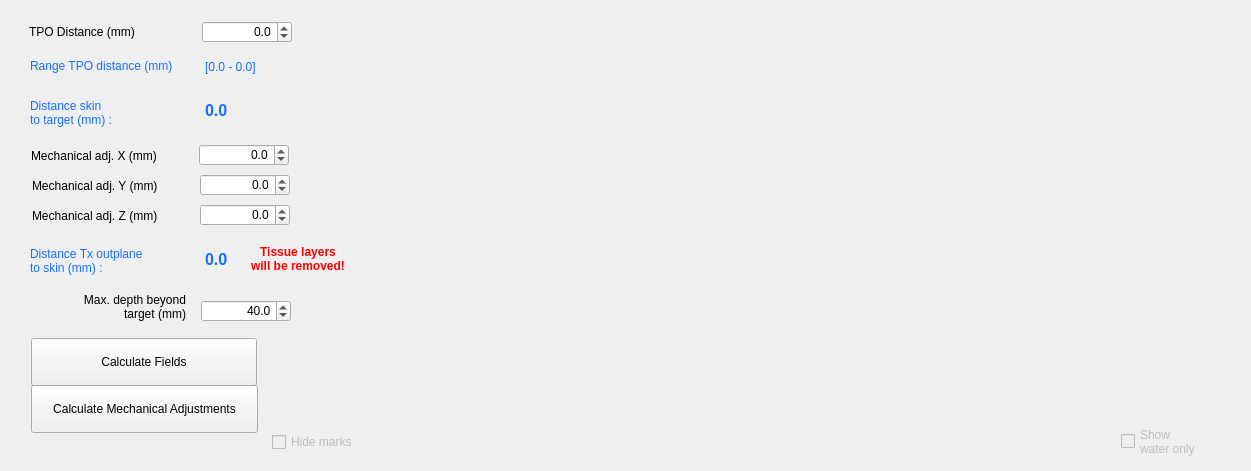
<?xml version="1.0" encoding="UTF-8"?>
<ui version="4.0">
 <class>Widget</class>
 <widget class="QWidget" name="Widget">
  <property name="geometry">
   <rect>
    <x>0</x>
    <y>0</y>
    <width>1251</width>
    <height>471</height>
   </rect>
  </property>
  <property name="windowTitle">
   <string>Widget</string>
  </property>
  <property name="styleSheet">
   <string notr="true"/>
  </property>
  <widget class="QLabel" name="label_20">
   <property name="geometry">
    <rect>
     <x>31</x>
     <y>146</y>
     <width>143</width>
     <height>20</height>
    </rect>
   </property>
   <property name="text">
    <string>Mechanical adj. X (mm)</string>
   </property>
  </widget>
  <widget class="QDoubleSpinBox" name="TPODistanceSpinBox">
   <property name="geometry">
    <rect>
     <x>202</x>
     <y>21</y>
     <width>90</width>
     <height>22</height>
    </rect>
   </property>
   <property name="alignment">
    <set>Qt::AlignRight|Qt::AlignTrailing|Qt::AlignVCenter</set>
   </property>
   <property name="decimals">
    <number>1</number>
   </property>
   <property name="minimum">
    <double>-5.000000000000000</double>
   </property>
   <property name="maximum">
    <double>5.000000000000000</double>
   </property>
   <property name="singleStep">
    <double>0.100000000000000</double>
   </property>
   <property name="value">
    <double>0.000000000000000</double>
   </property>
  </widget>
  <widget class="QLabel" name="label_19">
   <property name="geometry">
    <rect>
     <x>29</x>
     <y>22</y>
     <width>143</width>
     <height>20</height>
    </rect>
   </property>
   <property name="text">
    <string>TPO Distance (mm)</string>
   </property>
  </widget>
  <widget class="QLabel" name="DistanceSkinLabel">
   <property name="geometry">
    <rect>
     <x>205</x>
     <y>95</y>
     <width>76</width>
     <height>31</height>
    </rect>
   </property>
   <property name="font">
    <font>
     <pointsize>12</pointsize>
     <bold>true</bold>
    </font>
   </property>
   <property name="styleSheet">
    <string notr="true">color:rgb(22, 110, 255)</string>
   </property>
   <property name="text">
    <string>0.0</string>
   </property>
   <property name="textInteractionFlags">
    <set>Qt::LinksAccessibleByMouse|Qt::TextSelectableByMouse</set>
   </property>
  </widget>
  <widget class="QLabel" name="label_21">
   <property name="geometry">
    <rect>
     <x>30</x>
     <y>97</y>
     <width>150</width>
     <height>31</height>
    </rect>
   </property>
   <property name="styleSheet">
    <string notr="true">color:rgb(22, 110, 255)</string>
   </property>
   <property name="text">
    <string>Distance skin
to target (mm) :</string>
   </property>
   <property name="indent">
    <number>0</number>
   </property>
  </widget>
  <widget class="QLabel" name="label_22">
   <property name="geometry">
    <rect>
     <x>30</x>
     <y>50</y>
     <width>159</width>
     <height>31</height>
    </rect>
   </property>
   <property name="styleSheet">
    <string notr="true">color:rgb(22, 110, 255)</string>
   </property>
   <property name="text">
    <string>Range TPO distance (mm)</string>
   </property>
   <property name="indent">
    <number>0</number>
   </property>
  </widget>
  <widget class="QLabel" name="TPORangeLabel">
   <property name="geometry">
    <rect>
     <x>205</x>
     <y>55</y>
     <width>88</width>
     <height>23</height>
    </rect>
   </property>
   <property name="styleSheet">
    <string notr="true">color:rgb(22, 110, 255)</string>
   </property>
   <property name="text">
    <string>[0.0 - 0.0]</string>
   </property>
  </widget>
  <widget class="QDoubleSpinBox" name="XMechanicSpinBox">
   <property name="geometry">
    <rect>
     <x>199</x>
     <y>144</y>
     <width>90</width>
     <height>22</height>
    </rect>
   </property>
   <property name="alignment">
    <set>Qt::AlignRight|Qt::AlignTrailing|Qt::AlignVCenter</set>
   </property>
   <property name="decimals">
    <number>1</number>
   </property>
   <property name="minimum">
    <double>-5.000000000000000</double>
   </property>
   <property name="maximum">
    <double>5.000000000000000</double>
   </property>
   <property name="singleStep">
    <double>0.100000000000000</double>
   </property>
   <property name="value">
    <double>0.000000000000000</double>
   </property>
  </widget>
  <widget class="QLabel" name="label_23">
   <property name="geometry">
    <rect>
     <x>32</x>
     <y>176</y>
     <width>143</width>
     <height>20</height>
    </rect>
   </property>
   <property name="text">
    <string>Mechanical adj. Y (mm)</string>
   </property>
  </widget>
  <widget class="QDoubleSpinBox" name="YMechanicSpinBox">
   <property name="geometry">
    <rect>
     <x>200</x>
     <y>174</y>
     <width>90</width>
     <height>22</height>
    </rect>
   </property>
   <property name="alignment">
    <set>Qt::AlignRight|Qt::AlignTrailing|Qt::AlignVCenter</set>
   </property>
   <property name="decimals">
    <number>1</number>
   </property>
   <property name="minimum">
    <double>-5.000000000000000</double>
   </property>
   <property name="maximum">
    <double>5.000000000000000</double>
   </property>
   <property name="singleStep">
    <double>0.100000000000000</double>
   </property>
   <property name="value">
    <double>0.000000000000000</double>
   </property>
  </widget>
  <widget class="QLabel" name="label_24">
   <property name="geometry">
    <rect>
     <x>32</x>
     <y>206</y>
     <width>143</width>
     <height>20</height>
    </rect>
   </property>
   <property name="text">
    <string>Mechanical adj. Z (mm)</string>
   </property>
  </widget>
  <widget class="QDoubleSpinBox" name="ZMechanicSpinBox">
   <property name="geometry">
    <rect>
     <x>200</x>
     <y>204</y>
     <width>90</width>
     <height>22</height>
    </rect>
   </property>
   <property name="alignment">
    <set>Qt::AlignRight|Qt::AlignTrailing|Qt::AlignVCenter</set>
   </property>
   <property name="decimals">
    <number>1</number>
   </property>
   <property name="minimum">
    <double>-50.000000000000000</double>
   </property>
   <property name="maximum">
    <double>50.000000000000000</double>
   </property>
   <property name="singleStep">
    <double>0.100000000000000</double>
   </property>
   <property name="value">
    <double>0.000000000000000</double>
   </property>
  </widget>
  <widget class="QWidget" name="AcField_plot1" native="true">
   <property name="geometry">
    <rect>
     <x>343</x>
     <y>30</y>
     <width>868</width>
     <height>381</height>
    </rect>
   </property>
  </widget>
  <widget class="QLabel" name="label_25">
   <property name="geometry">
    <rect>
     <x>33</x>
     <y>292</y>
     <width>153</width>
     <height>30</height>
    </rect>
   </property>
   <property name="text">
    <string>Max. depth beyond
target (mm)</string>
   </property>
   <property name="alignment">
    <set>Qt::AlignRight|Qt::AlignTrailing|Qt::AlignVCenter</set>
   </property>
  </widget>
  <widget class="QDoubleSpinBox" name="MaxDepthSpinBox">
   <property name="geometry">
    <rect>
     <x>201</x>
     <y>300</y>
     <width>90</width>
     <height>22</height>
    </rect>
   </property>
   <property name="alignment">
    <set>Qt::AlignRight|Qt::AlignTrailing|Qt::AlignVCenter</set>
   </property>
   <property name="decimals">
    <number>1</number>
   </property>
   <property name="minimum">
    <double>20.000000000000000</double>
   </property>
   <property name="maximum">
    <double>100.000000000000000</double>
   </property>
   <property name="singleStep">
    <double>1.000000000000000</double>
   </property>
   <property name="value">
    <double>40.000000000000000</double>
   </property>
  </widget>
  <widget class="QCheckBox" name="ShowWaterResultscheckBox">
   <property name="enabled">
    <bool>false</bool>
   </property>
   <property name="geometry">
    <rect>
     <x>1121</x>
     <y>416</y>
     <width>91</width>
     <height>51</height>
    </rect>
   </property>
   <property name="text">
    <string>Show
water only</string>
   </property>
  </widget>
  <widget class="QLabel" name="label_27">
   <property name="geometry">
    <rect>
     <x>30</x>
     <y>245</y>
     <width>150</width>
     <height>31</height>
    </rect>
   </property>
   <property name="styleSheet">
    <string notr="true">color:rgb(22, 110, 255)</string>
   </property>
   <property name="text">
    <string>Distance Tx outplane 
to skin (mm) :</string>
   </property>
   <property name="indent">
    <number>0</number>
   </property>
  </widget>
  <widget class="QLabel" name="DistanceTxToSkinLabel">
   <property name="geometry">
    <rect>
     <x>205</x>
     <y>244</y>
     <width>76</width>
     <height>31</height>
    </rect>
   </property>
   <property name="font">
    <font>
     <pointsize>12</pointsize>
     <bold>true</bold>
    </font>
   </property>
   <property name="styleSheet">
    <string notr="true">color:rgb(22, 110, 255)</string>
   </property>
   <property name="text">
    <string>0.0</string>
   </property>
   <property name="textInteractionFlags">
    <set>Qt::LinksAccessibleByMouse|Qt::TextSelectableByMouse</set>
   </property>
  </widget>
  <widget class="QLabel" name="LabelTissueRemoved">
   <property name="geometry">
    <rect>
     <x>246</x>
     <y>244</y>
     <width>104</width>
     <height>30</height>
    </rect>
   </property>
   <property name="font">
    <font>
     <bold>true</bold>
    </font>
   </property>
   <property name="styleSheet">
    <string notr="true">color: red</string>
   </property>
   <property name="text">
    <string>Tissue layers
will be removed!</string>
   </property>
   <property name="alignment">
    <set>Qt::AlignCenter</set>
   </property>
  </widget>
  <widget class="QWidget" name="IsppaScrollBars" native="true">
   <property name="geometry">
    <rect>
     <x>405</x>
     <y>410</y>
     <width>714</width>
     <height>61</height>
    </rect>
   </property>
  </widget>
  <widget class="QCheckBox" name="HideMarkscheckBox">
   <property name="enabled">
    <bool>false</bool>
   </property>
   <property name="geometry">
    <rect>
     <x>272</x>
     <y>428</y>
     <width>93</width>
     <height>28</height>
    </rect>
   </property>
   <property name="text">
    <string>Hide marks</string>
   </property>
  </widget>
  <widget class="QPushButton" name="CalculateAcField">
   <property name="geometry">
    <rect>
     <x>31</x>
     <y>338</y>
     <width>226</width>
     <height>48</height>
    </rect>
   </property>
   <property name="autoFillBackground">
    <bool>false</bool>
   </property>
   <property name="styleSheet">
    <string notr="true"/>
   </property>
   <property name="text">
    <string>Calculate Fields</string>
   </property>
  </widget>
  <widget class="QPushButton" name="CalculateMechAdj">
   <property name="geometry">
    <rect>
     <x>31</x>
     <y>385</y>
     <width>227</width>
     <height>48</height>
    </rect>
   </property>
   <property name="autoFillBackground">
    <bool>false</bool>
   </property>
   <property name="styleSheet">
    <string notr="true"/>
   </property>
   <property name="text">
    <string>Calculate Mechanical Adjustments</string>
   </property>
  </widget>
 </widget>
 <tabstops>
  <tabstop>TPODistanceSpinBox</tabstop>
  <tabstop>XMechanicSpinBox</tabstop>
  <tabstop>YMechanicSpinBox</tabstop>
  <tabstop>ZMechanicSpinBox</tabstop>
  <tabstop>MaxDepthSpinBox</tabstop>
  <tabstop>HideMarkscheckBox</tabstop>
  <tabstop>ShowWaterResultscheckBox</tabstop>
 </tabstops>
 <resources/>
 <connections/>
</ui>
